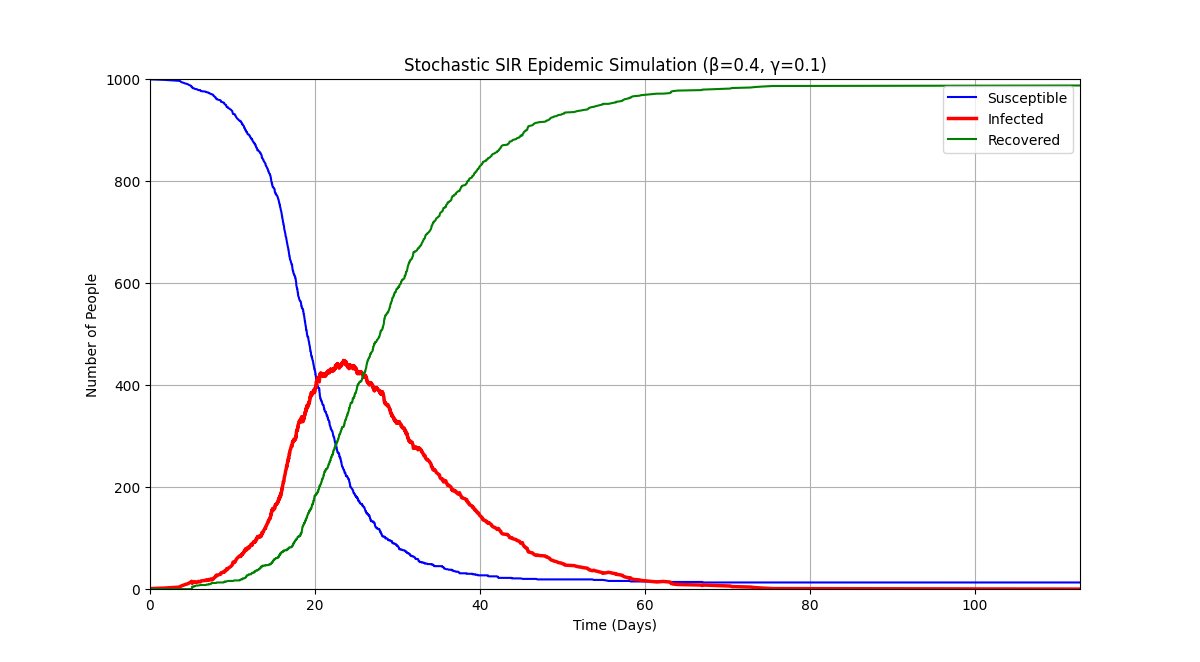

The Python source for this figure:
import numpy as np
import matplotlib.pyplot as plt

# Simulate an epidemic in a population of 1000 people, starting with just one infected individual. 
# We will then plot the number of people in the S, I, and R categories over time to visualize 
# the classic "epidemic curve."
# S - susceptible, I - infected, R - recovered

#Defining parameters
population_size = 1000
beta            = 0.4       #transmission rate
gamma           = 0.1       #recovery rate. 1/gamma is average duration of illness (1/0.1 = 10 days of recovery)

#Initial conditions with one person infected
initial_S   = population_size - 1
initial_I   = 1
initial_R   = 0

#Creating list to store history of SIR
S_history = [initial_S]
I_history = [initial_I]
R_history = [initial_R]

time_history = [0]

#Keeping track of current states
current_S = initial_S
current_I = initial_I
current_R = initial_R
current_time = 0

#Creating a Gillespie simulation loop

while current_I > 0:
    #Calculating the rates of the two possible events
    rate_infection = ( beta * current_S * current_I)/ population_size
    rate_recovery  = ( gamma * current_I)

    total_rate = rate_recovery + rate_infection

    #Calculating when the next event will happen
    time_to_next_event = np.random.exponential(scale=1/total_rate)

    #Which event will it be?
    r = np.random.rand()

    if r < (rate_infection / total_rate):
        #It's an INFECTION event
        current_S -= 1
        current_I += 1
    else:
        #It's a RECOVERY event
        current_I -= 1
        current_R += 1
    
    #4. Updating the clock and recording the new state
    current_time += time_to_next_event
    
    S_history.append(current_S)
    I_history.append(current_I)
    R_history.append(current_R)
    time_history.append(current_time)


#Final Plots
plt.figure(figsize=(12, 8))
plt.plot(time_history, S_history, label='Susceptible', color='blue')
plt.plot(time_history, I_history, label='Infected', color='red', linewidth=2.5)
plt.plot(time_history, R_history, label='Recovered', color='green')

#Add labels and a legend
plt.title(f'Stochastic SIR Epidemic Simulation (β={beta}, γ={gamma})')
plt.xlabel('Time (Days)')
plt.ylabel('Number of People')
plt.legend()
plt.grid(True)
plt.xlim(0, max(time_history))
plt.ylim(0, population_size)

plt.show()
